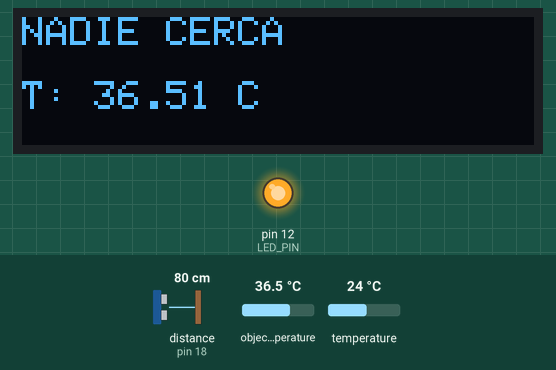
A sketch run on a simulated Arduino Uno, built with avr-gcc and run on an emulated ATmega328P. On the bench: 128×32 one-colour display, output pins drawn as LEDs (lit = HIGH). Wiring (inferred from the names in the program): ultrasonic range finder: trigger pin 5; echo pin 18. The inputs (shaded band) are chosen by the test bench; at power-on: object temperature 36.5 °C, distance to the obstacle (sensor on pin 18) 80 cm, temperature 24 °C. The echo pulse lasts 58.3 µs per cm; pins used as bus, display or sensor lines are not drawn; what the sketch prints to the serial monitor is not drawn.

Above: at 4.2 s.
4.3 s: object temperature set to 39.6 °C
At 5.8 s:
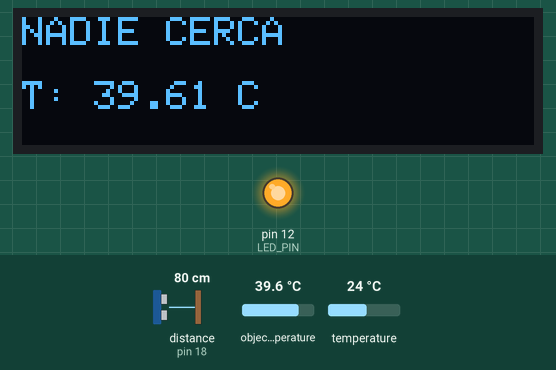
6.7 s: object temperature set to 40.4 °C
At 8.2 s:
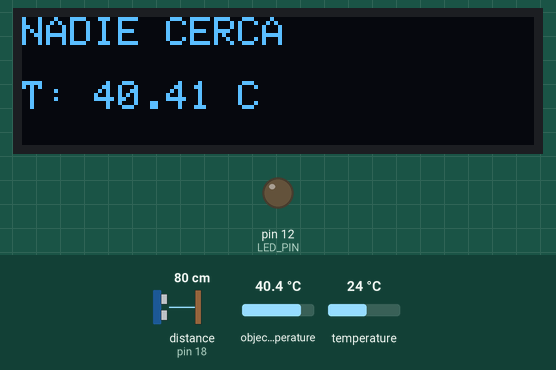
8.9 s: distance to the obstacle (sensor on pin 18) set to 12 cm
10.7 s: distance to the obstacle (sensor on pin 18) set to 9 cm
At 12.3 s:
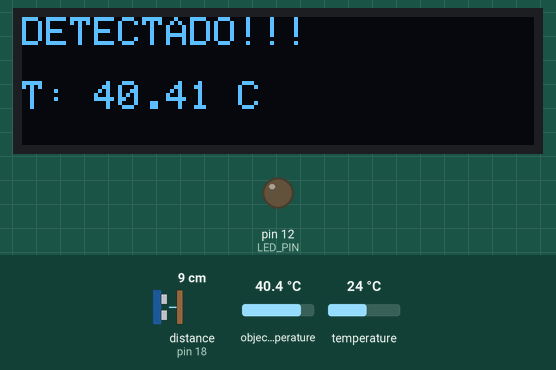
13.1 s: object temperature set to 20 °C
At 14.4 s:
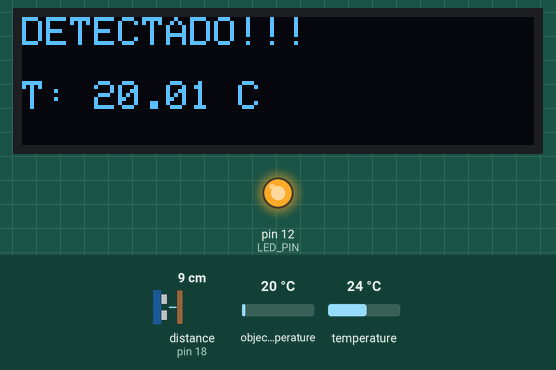
15.3 s: distance to the obstacle (sensor on pin 18) set to 18 cm
At 17.4 s:
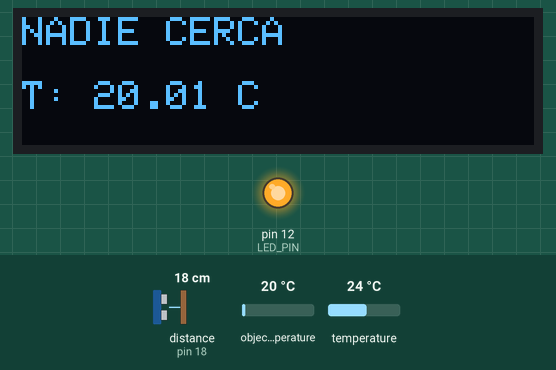
Timing chart, 0 to 18.4 s (numbered marks = the images above; inputs shaded):
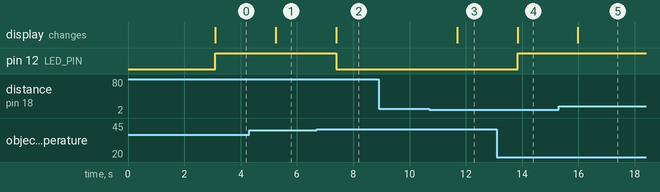

Measured:
- the behaviour switches between 39.9 and 40 °C on object temperature (found by bisection; images 1 and 2)
- the behaviour switches between 11 and 10 cm on distance to the obstacle (sensor on pin 18) (found by bisection; images 2 and 3)
- after the input at 4.3 s, the display: changes after 0.95 s (image 1)
- after the input at 6.7 s, pin 12 (LED_PIN): HIGH → LOW after 0.70 s; the display: changes after 0.70 s (image 2)
- after the input at 8.9 s, every drawn part: stays the same
- after the input at 10.7 s, the display: changes after 1.0 s (image 3)
- after the input at 13.1 s, pin 12 (LED_PIN): LOW → HIGH after 0.74 s; the display: changes after 0.74 s (image 4)
- after the input at 15.3 s, the display: changes after 0.68 s (image 5)

The sketch:

Proyecto.ino
```cpp
#include <SPI.h>
#include <Adafruit_GFX.h>
#include <Adafruit_PCD8544.h>
#include <Wire.h>
#include <Adafruit_MLX90614.h>
#include <Adafruit_SSD1306.h>

#define TEMP 40.0
#define MIN_DISTANCE 10.0
#define LED_PIN 12

// Pantalla OLED
#define SCREEN_WIDTH 128 // OLED display width, in pixels
#define SCREEN_HEIGHT 32 // OLED display height, in pixels

// Declaration for an SSD1306 display connected to I2C (SDA, SCL pins)
// The pins for I2C are defined by the Wire-library.
// On an arduino UNO:       A4(SDA), A5(SCL)
// On an arduino MEGA 2560: 20(SDA), 21(SCL)
// On an arduino LEONARDO:   2(SDA),  3(SCL), ...
#define OLED_RESET     -1 // Reset pin # (or -1 if sharing Arduino reset pin)
#define SCREEN_ADDRESS 0x3C ///< See datasheet for Address; 0x3D for 128x64, 0x3C for 128x32
Adafruit_SSD1306 display(SCREEN_WIDTH, SCREEN_HEIGHT, &Wire, OLED_RESET);


//Infrarrojo
Adafruit_MLX90614 mlx = Adafruit_MLX90614(); //Se declara una variable u objeto para el sensor

//Mi medidor de distancia
const int trigPin = 5; // Pin conectado al Trigger del sensor ultrasónico
const int echoPin = 18; // Pin conectado al Echo del sensor ultrasónico
// Definir la velocidad del sonido en cm/us
#define SOUND_SPEED 0.034 // Velocidad del sonido en cm/us
#define CM_TO_INCH 0.393701 // Conversión de centímetros a pulgadas
long duration; // Variable para almacenar el tiempo que tarda el eco en volver
float distanceCm; // Variable para almacenar la distancia en centímetros
float distanceInch; // Variable para almacenar la distancia en pulgadas

void setup()
{
  Serial.begin(9600);

  // Comprobar si la pantalla OLED comienza correctamente
  if(!display.begin(SSD1306_SWITCHCAPVCC, 0x3C)) {  // La dirección 0x3C es común, ajusta si es necesario
    Serial.println(F("SSD1306 allocation failed"));
    for(;;); // Detener si no se detecta el display
  }

  // Start screen
  // Limpiar el buffer de la pantalla
  display.clearDisplay();
  display.setTextSize(1.5);             // Tamaño del texto
  display.setTextColor(SSD1306_WHITE); // Color del texto

  delay(2000); // Pause for 2 seconds

  pinMode(trigPin, OUTPUT); // Configurar el pin Trigger como salida
  pinMode(echoPin, INPUT); // Configurar el pin Echo como entrada

  mlx.begin(); //Se inicia el sensor

  // Configurar el pin del LED como salida
  pinMode(LED_PIN, OUTPUT);

  delay(1000);

}

void loop()
{
  // Calcular distancia
  digitalWrite(trigPin, LOW); // Asegurarse de que el Trigger está apagado
  delayMicroseconds(2);
  // Enviar una señal de 10 microsegundos al Trigger
  digitalWrite(trigPin, HIGH);
  delayMicroseconds(10);
  digitalWrite(trigPin, LOW);
  // Leer el tiempo de viaje del pulso usando el pin Echo
  duration = pulseIn(echoPin, HIGH);
  // Calcular la distancia en centímetros
  distanceCm = duration * SOUND_SPEED / 2;
  // Convertir la distancia a pulgadas
  distanceInch = distanceCm * CM_TO_INCH;
  // Mostrar la distancia en el Monitor Serial
  Serial.print("Distance (cm): ");
  Serial.println(distanceCm);
  Serial.print("Distance (inch): ");
  Serial.println(distanceInch);

  //Se imprimen los datos de sensor infrarrojo
  Serial.print("Temperatura Ambiente= ");
  Serial.print(mlx.readAmbientTempC()); Serial.println(" °C");
  Serial.print("Temperatura del Objeto= ");
  Serial.print(mlx.readObjectTempC()); Serial.println(" °C");

  mostrarDatosOLED(distanceCm, mlx.readObjectTempC(),mlx.readAmbientTempC());
  prenderLED(mlx.readObjectTempC());


  delay(1000);
}

void mostrarDatosOLED(float distance, float tempObj, float tempAmb) {
   // Limpiar la pantalla antes de escribir
  display.clearDisplay();

  // Mostrar distancia
  display.setCursor(0, 0);
  // display.print("Distancia: ");
  // display.print(distance);
  // display.println(" cm");
  if (distance < MIN_DISTANCE){
    display.println("DETECTADO!!!");
  } else {
    display.println("NADIE CERCA");
  }

  // Mostrar temperatura
  display.setCursor(0, 16); // Cambiar a la siguiente línea para mostrar la temperatura
  display.print("T: ");
  display.print(tempObj);
  display.println(" C");


  // Actualizar el display con el nuevo contenido
  display.display();
}

void prenderLED(float temp){
  if (temp < TEMP) {
    digitalWrite(LED_PIN, HIGH);  // Enciende el LED si la temperatura es menor a 40
    Serial.println("A calentarse!");
  } else {
    digitalWrite(LED_PIN, LOW);   // Apaga el LED si la temperatura es mayor o igual a 40
    Serial.println("Temperatura deseada");
  }
}
```
